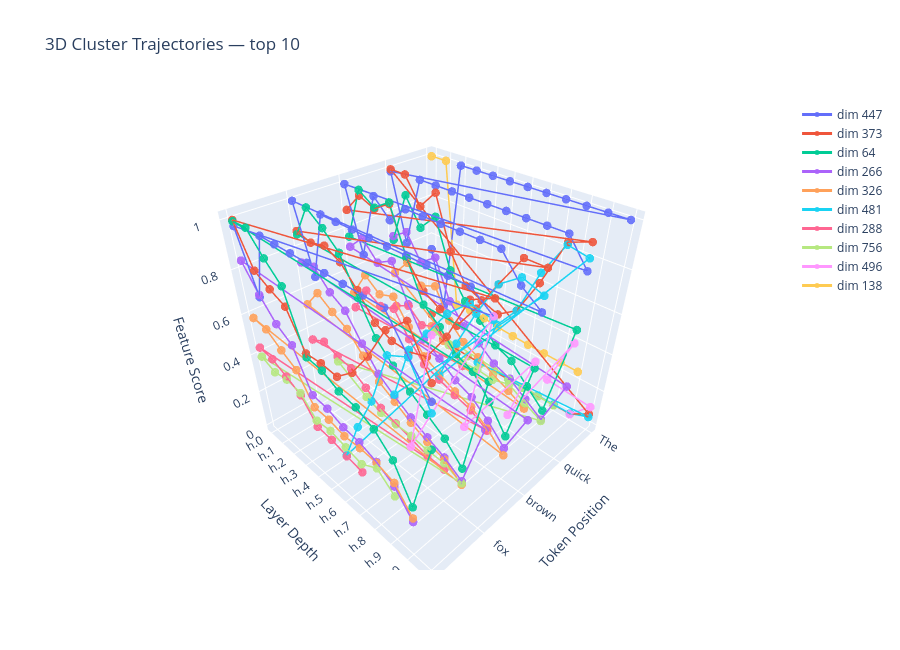

The notebook cell this image was saved under:
### Markdown cell above
## Section 6 — 3D cluster trajectories

Connected lines in (token × layer × score) space. "Deep-firing" = many layers, one token.
"Broad-firing" = many tokens, similar layer depths.

### Code cell
if not NNSIGHT_AVAILABLE:
    print("Skipping - nnsight not available")
else:
    fig = go.Figure()
    for _, crow in top_clusters.iterrows():
        src = int(crow["source_index"])
        sub = df[df["source_index"] == src].sort_values(["token_idx","layer_idx"])
        fig.add_trace(go.Scatter3d(
            x=sub["token_idx"], y=sub["layer_idx"], z=sub["score"],
            mode="lines+markers", name=f"dim {src}",
            marker=dict(size=5, opacity=0.9), line=dict(width=3),
            hovertemplate=f"<b>dim {src}</b><br>token: %{{x}}<br>layer: %{{y}}<br>score: %{{z:.4f}}<extra></extra>",
        ))
    fig.update_layout(
        title=f"3D Cluster Trajectories — top {TOP_N_CLUSTERS}",
        scene=dict(
            xaxis=dict(title="Token Position", tickvals=list(range(SEQ_LEN)), ticktext=TOKEN_STRS),
            yaxis=dict(title="Layer Depth", tickvals=list(range(N_LAYERS)), ticktext=LAYER_LABELS),
            zaxis=dict(title="Feature Score"),
        ),
        height=650,
    )
    fig.show()

### Figure 1 — Plotly figure (JSON) as saved in the notebook; plotly's stock layout.template omitted (floating-point values rounded to 4 significant figures)
{"data": [{"hovertemplate": "<b>dim 447</b><br>token: %{x}<br>layer: %{y}<br>score: %{z:.4f}<extra></extra>", "line": {"width": 3}, "marker": {"opacity": 0.9, "size": 5}, "mode": "lines+markers", "name": "dim 447", "type": "scatter3d", "x": [0, 0, 0, 0, 0, 0, 0, 0, 0, 0, 0, 0, 1, 1, 1, 1, 1, 1, 1, 1, 1, 1, 1, 1, 2, 2, 2, 2, 2, 2, 2, 2, 2, 2, 2, 2, 3, 3, 3, 3, 3, 3, 3, 3, 3, 3, 3, 3, 4, 4, 4, 4, 4, 4, 4, 4, 4, 4, 4, 4], "y": [0, 1, 2, 3, 4, 5, 6, 7, 8, 9, 10, 11, 0, 1, 2, 3, 4, 5, 6, 7, 8, 9, 10, 11, 0, 1, 2, 3, 4, 5, 6, 7, 8, 9, 10, 11, 0, 1, 2, 3, 4, 5, 6, 7, 8, 9, 10, 11, 0, 1, 2, 3, 4, 5, 6, 7, 8, 9, 10, 11], "z": [0.532, 0.2348, 1.0, 1.0, 1.0, 1.0, 1.0, 1.0, 1.0, 1.0, 1.0, 1.0, 0.9908, 0.6846, 1.0, 1.0, 1.0, 1.0, 1.0, 1.0, 1.0, 1.0, 1.0, 0.891, 1.0, 0.7148, 1.0, 0.9285, 1.0, 1.0, 1.0, 1.0, 1.0, 1.0, 0.9009, 0.8391, 1.0, 0.7071, 1.0, 1.0, 1.0, 1.0, 1.0, 1.0, 1.0, 1.0, 1.0, 0.9401, 0.9771, 0.72, 1.0, 1.0, 1.0, 1.0, 1.0, 1.0, 1.0, 1.0, 0.8835, 0.7756]}, {"hovertemplate": "<b>dim 373</b><br>token: %{x}<br>layer: %{y}<br>score: %{z:.4f}<extra></extra>", "line": {"width": 3}, "marker": {"opacity": 0.9, "size": 5}, "mode": "lines+markers", "name": "dim 373", "type": "scatter3d", "x": [0, 0, 0, 0, 0, 0, 0, 0, 0, 0, 0, 0, 1, 1, 1, 1, 1, 1, 1, 1, 1, 1, 1, 1, 2, 2, 2, 2, 2, 2, 2, 2, 2, 2, 2, 2, 3, 3, 3, 3, 3, 3, 3, 3, 3, 3, 3, 3, 4, 4, 4, 4, 4, 4, 4, 4, 4, 4, 4, 4], "y": [0, 1, 2, 3, 4, 5, 6, 7, 8, 9, 10, 11, 0, 1, 2, 3, 4, 5, 6, 7, 8, 9, 10, 11, 0, 1, 2, 3, 4, 5, 6, 7, 8, 9, 10, 11, 0, 1, 2, 3, 4, 5, 6, 7, 8, 9, 10, 11, 0, 1, 2, 3, 4, 5, 6, 7, 8, 9, 10, 11], "z": [0.1406, 0.02231, 0.004545, 0.002976, 0.002176, 0.002056, 0.002774, 0.003146, 0.004632, 0.005935, 0.008211, 0.0666, 1.0, 1.0, 0.8849, 0.9696, 0.7371, 0.6093, 0.5767, 0.5487, 0.608, 0.7709, 0.9682, 1.0, 0.8893, 0.9766, 0.9475, 0.994, 0.7973, 0.6895, 0.6462, 0.6128, 0.731, 0.8679, 1.0, 1.0, 0.8758, 0.857, 0.8759, 0.8414, 0.7602, 0.6584, 0.6226, 0.6211, 0.6486, 0.778, 0.9562, 1.0, 1.0, 0.832, 0.7917, 0.7591, 0.6019, 0.608, 0.6004, 0.6694, 0.7848, 0.9264, 1.0, 0.8423]}, {"hovertemplate": "<b>dim 64</b><br>token: %{x}<br>layer: %{y}<br>score: %{z:.4f}<extra></extra>", "line": {"width": 3}, "marker": {"opacity": 0.9, "size": 5}, "mode": "lines+markers", "name": "dim 64", "type": "scatter3d", "x": [1, 1, 1, 1, 1, 1, 1, 1, 1, 1, 1, 1, 2, 2, 2, 2, 2, 2, 2, 2, 2, 2, 2, 2, 3, 3, 3, 3, 3, 3, 3, 3, 3, 3, 3, 3, 4, 4, 4, 4, 4, 4, 4, 4, 4, 4, 4, 4], "y": [0, 1, 2, 3, 4, 5, 6, 7, 8, 9, 10, 11, 0, 1, 2, 3, 4, 5, 6, 7, 8, 9, 10, 11, 0, 1, 2, 3, 4, 5, 6, 7, 8, 9, 10, 11, 0, 1, 2, 3, 4, 5, 6, 7, 8, 9, 10, 11], "z": [0.6685, 0.9088, 0.787, 0.8656, 0.6487, 0.5321, 0.475, 0.3912, 0.3561, 0.2713, 0.1922, 0.6485, 0.7681, 1.0, 0.9531, 1.0, 0.7984, 0.6266, 0.5629, 0.4774, 0.4402, 0.3432, 0.2197, 0.6115, 0.8622, 1.0, 0.9472, 0.8792, 0.7271, 0.5891, 0.5092, 0.4363, 0.3798, 0.3213, 0.233, 0.7, 0.9954, 1.0, 0.9149, 0.8419, 0.5848, 0.5751, 0.5347, 0.5197, 0.4802, 0.4001, 0.2395, 0.5865]}, {"hovertemplate": "<b>dim 266</b><br>token: %{x}<br>layer: %{y}<br>score: %{z:.4f}<extra></extra>", "line": {"width": 3}, "marker": {"opacity": 0.9, "size": 5}, "mode": "lines+markers", "name": "dim 266", "type": "scatter3d", "x": [1, 1, 1, 1, 1, 1, 1, 1, 1, 1, 1, 1, 2, 2, 2, 2, 2, 2, 2, 2, 2, 2, 2, 2, 3, 3, 3, 3, 3, 3, 3, 3, 3, 3, 3, 3, 4, 4, 4, 4, 4, 4, 4, 4, 4, 4, 4], "y": [0, 1, 2, 3, 4, 5, 6, 7, 8, 9, 10, 11, 0, 1, 2, 3, 4, 5, 6, 7, 8, 9, 10, 11, 0, 1, 2, 3, 4, 5, 6, 7, 8, 9, 10, 11, 0, 1, 2, 3, 4, 5, 6, 7, 8, 9, 10], "z": [0.6871, 0.737, 0.6191, 0.6759, 0.4932, 0.4014, 0.3557, 0.292, 0.2599, 0.1997, 0.1402, 0.3792, 0.7205, 0.7912, 0.711, 0.7525, 0.5883, 0.4571, 0.4063, 0.3446, 0.3102, 0.2417, 0.1536, 0.3679, 0.7375, 0.7524, 0.6736, 0.6289, 0.5173, 0.4168, 0.3569, 0.3056, 0.2628, 0.2224, 0.164, 0.4935, 0.8391, 0.7301, 0.642, 0.5913, 0.4055, 0.3954, 0.3629, 0.3526, 0.3219, 0.2693, 0.1602]}, {"hovertemplate": "<b>dim 326</b><br>token: %{x}<br>layer: %{y}<br>score: %{z:.4f}<extra></extra>", "line": {"width": 3}, "marker": {"opacity": 0.9, "size": 5}, "mode": "lines+markers", "name": "dim 326", "type": "scatter3d", "x": [0, 0, 0, 1, 1, 1, 1, 1, 1, 1, 1, 1, 1, 2, 2, 2, 2, 2, 2, 2, 2, 2, 2, 2, 3, 3, 3, 3, 3, 3, 3, 3, 3, 3, 3, 4, 4, 4, 4, 4, 4, 4, 4, 4, 4, 4], "y": [0, 1, 2, 0, 1, 2, 3, 4, 5, 6, 7, 8, 9, 0, 1, 2, 3, 4, 5, 6, 7, 8, 9, 10, 0, 1, 2, 3, 4, 5, 6, 7, 8, 9, 10, 0, 1, 2, 3, 4, 5, 6, 7, 8, 9, 10], "z": [0.06198, 0.009209, 0.002133, 0.493, 0.5823, 0.4972, 0.5321, 0.3894, 0.3147, 0.2777, 0.2303, 0.1906, 0.1443, 0.4905, 0.6158, 0.5573, 0.5851, 0.4742, 0.3683, 0.3265, 0.2841, 0.2578, 0.1985, 0.1125, 0.5371, 0.6315, 0.5812, 0.5422, 0.4569, 0.3764, 0.3287, 0.2771, 0.2382, 0.2103, 0.1443, 0.5841, 0.5739, 0.5202, 0.4747, 0.3438, 0.3397, 0.3176, 0.3229, 0.317, 0.2879, 0.1799]}, {"hovertemplate": "<b>dim 481</b><br>token: %{x}<br>layer: %{y}<br>score: %{z:.4f}<extra></extra>", "line": {"width": 3}, "marker": {"opacity": 0.9, "size": 5}, "mode": "lines+markers", "name": "dim 481", "type": "scatter3d", "x": [0, 0, 0, 0, 0, 0, 1, 1, 1, 1, 1, 1, 2, 2, 2, 2, 2, 2, 3, 3, 3, 3, 3, 3, 4, 4, 4, 4, 4, 4], "y": [6, 7, 8, 9, 10, 11, 6, 7, 8, 9, 10, 11, 6, 7, 8, 9, 10, 11, 6, 7, 8, 9, 10, 11, 6, 7, 8, 9, 10, 11], "z": [0.002363, 0.004651, 0.007315, 0.008207, 0.00999, 0.04911, 0.2474, 0.4961, 0.6068, 0.8141, 0.9584, 0.9406, 0.3146, 0.5286, 0.7091, 0.8681, 0.931, 0.9015, 0.3655, 0.6296, 0.7449, 0.865, 0.9441, 0.9283, 0.2166, 0.4266, 0.6036, 0.8379, 0.8807, 0.7318]}, {"hovertemplate": "<b>dim 288</b><br>token: %{x}<br>layer: %{y}<br>score: %{z:.4f}<extra></extra>", "line": {"width": 3}, "marker": {"opacity": 0.9, "size": 5}, "mode": "lines+markers", "name": "dim 288", "type": "scatter3d", "x": [1, 1, 1, 1, 1, 2, 2, 2, 2, 2, 2, 2, 2, 2, 2, 3, 3, 3, 3, 3, 3, 3, 3, 3, 3, 4, 4, 4, 4, 4, 4, 4, 4], "y": [0, 1, 2, 3, 5, 0, 1, 2, 3, 4, 5, 6, 7, 8, 9, 0, 1, 2, 3, 4, 5, 6, 7, 8, 9, 0, 1, 2, 3, 4, 5, 6, 7], "z": [0.3059, 0.3467, 0.2772, 0.3105, 0.1767, 0.4101, 0.5385, 0.4981, 0.5242, 0.4121, 0.3257, 0.2944, 0.2647, 0.2385, 0.1864, 0.3525, 0.3866, 0.3553, 0.3431, 0.2904, 0.2369, 0.2115, 0.1883, 0.1625, 0.1555, 0.4381, 0.4277, 0.3902, 0.3478, 0.24, 0.2329, 0.211, 0.195]}, {"hovertemplate": "<b>dim 756</b><br>token: %{x}<br>layer: %{y}<br>score: %{z:.4f}<extra></extra>", "line": {"width": 3}, "marker": {"opacity": 0.9, "size": 5}, "mode": "lines+markers", "name": "dim 756", "type": "scatter3d", "x": [0, 0, 0, 0, 0, 0, 0, 1, 1, 1, 1, 1, 1, 1, 1, 3, 3, 3, 3, 3, 3, 3, 3, 4, 4, 4, 4, 4, 4, 4, 4, 4, 4], "y": [3, 4, 5, 6, 7, 8, 9, 3, 4, 5, 6, 7, 8, 9, 10, 2, 4, 5, 6, 7, 8, 9, 10, 0, 1, 2, 3, 4, 5, 6, 7, 8, 9], "z": [0.002325, 0.002268, 0.002266, 0.002256, 0.002327, 0.002304, 0.002248, 0.2838, 0.2514, 0.1954, 0.207, 0.1992, 0.2279, 0.1764, 0.1325, 0.3289, 0.2402, 0.209, 0.2063, 0.2057, 0.1921, 0.1904, 0.1521, 0.3915, 0.36, 0.3743, 0.3593, 0.2734, 0.2808, 0.2598, 0.2393, 0.2886, 0.2169]}, {"hovertemplate": "<b>dim 496</b><br>token: %{x}<br>layer: %{y}<br>score: %{z:.4f}<extra></extra>", "line": {"width": 3}, "marker": {"opacity": 0.9, "size": 5}, "mode": "lines+markers", "name": "dim 496", "type": "scatter3d", "x": [0, 0, 1, 1, 2, 2, 3, 3, 4, 4], "y": [10, 11, 10, 11, 10, 11, 10, 11, 10, 11], "z": [0.005692, 0.1091, 0.3613, 0.5882, 0.3336, 0.64, 0.4437, 0.9406, 0.532, 1.0]}, {"hovertemplate": "<b>dim 138</b><br>token: %{x}<br>layer: %{y}<br>score: %{z:.4f}<extra></extra>", "line": {"width": 3}, "marker": {"opacity": 0.9, "size": 5}, "mode": "lines+markers", "name": "dim 138", "type": "scatter3d", "x": [0, 0, 0, 0, 0, 0, 0, 0, 0, 0, 0], "y": [0, 1, 2, 3, 4, 5, 6, 7, 8, 9, 10], "z": [1.0, 1.0, 0.283, 0.29, 0.2852, 0.275, 0.2688, 0.2648, 0.2621, 0.2602, 0.2583]}], "layout": {"height": 650, "scene": {"xaxis": {"ticktext": ["The", " quick", " brown", " fox", " jumps"], "tickvals": [0, 1, 2, 3, 4], "title": {"text": "Token Position"}}, "yaxis": {"ticktext": ["h.0", "h.1", "h.2", "h.3", "h.4", "h.5", "h.6", "h.7", "h.8", "h.9", "h.10", "h.11"], "tickvals": [0, 1, 2, 3, 4, 5, 6, 7, 8, 9, 10, 11], "title": {"text": "Layer Depth"}}, "zaxis": {"title": {"text": "Feature Score"}}}, "title": {"text": "3D Cluster Trajectories — top 10"}}}
